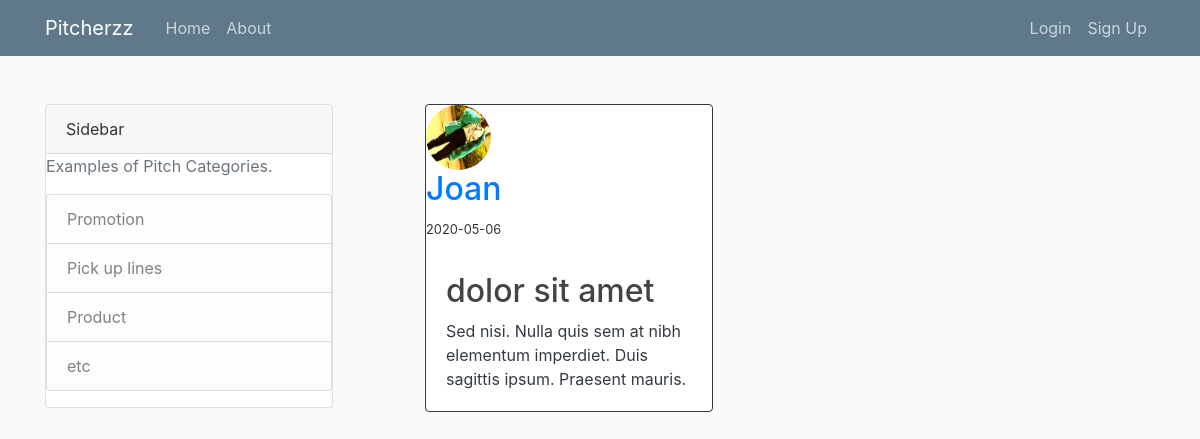
The app's page /pitch/2, older data.
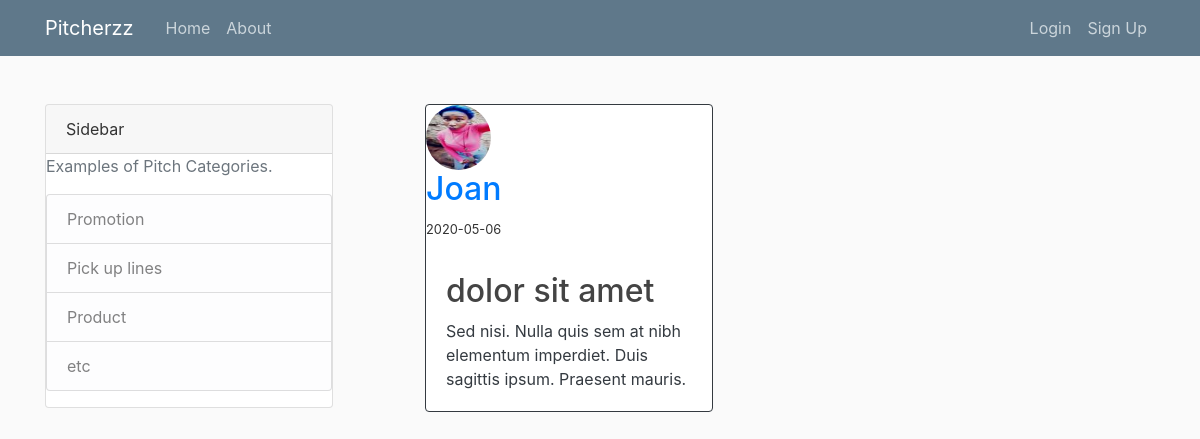
The same page, newer data.
### pitches/models.py (models this page shows, shortened)
class User(db.Model, UserMixin):
    id = db.Column(db.Integer, primary_key=True)
    username = db.Column(db.String(20), unique=True, nullable=False)
    email = db.Column(db.String(120), unique=True, nullable=False)
    image_file = db.Column(db.String(20), nullable=False, default='default.jpg')
    password = db.Column(db.String(60), nullable=False)
    pitches = db.relationship('Pitch', backref='author', lazy=True)

### pitches/pitch/routes.py (the view)
@pitchess.route("/pitch/<int:pitch_id>")
def pitch(pitch_id):
    pitch = Pitch.query.get_or_404(pitch_id)
    return render_template('pitch.html', category=pitch.category, pitch=pitch)

### pitches/templates/pitch.html (shortened to what this page needs)
{% extends 'layout.html' %}
{% block content %}
    <div class="card border-dark mb-3" style="max-width: 18rem;">
        <div class="card-title">
          <img class="rounded-circle article-img" src="{{ url_for('static', filename='profile_pics/' + pitch.author.image_file) }}">
          <h2><a class="mr-2" href="{{ url_for('users.user_pitches', username=pitch.author.username) }}">{{ pitch.author.username }}</a></h2>
          <small>{{ pitch.date_posted.strftime('%Y-%m-%d') }}</small>
        </div>
        <div class="card-body text-dark">
          <h2>{{ pitch.category }}</h2>
          <p class="card-text">{{ pitch.content }}</p>
        </div>
    </div>
{% endblock content %}

Row changes from the older to the newer data that the page shows:
changed User "Joan": image_file: a different picture
